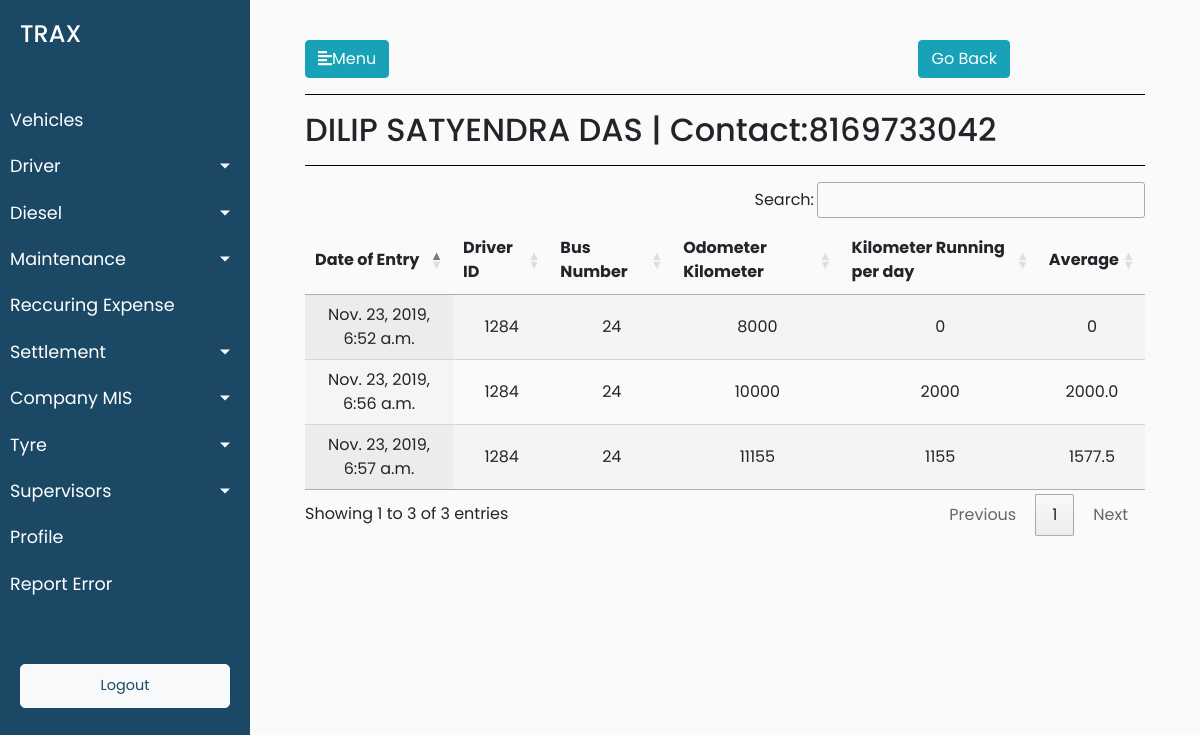
Page /driver/drivers_details/63 on the committed database.
### trax_vehicle_manager_data/models.py (models this page shows, shortened)
class Drivers(models.Model):
        driver_reference_no = models.IntegerField()
        driver_driver_name = models.CharField(max_length=264,default="")
        driver_vehicle_short_number = models.CharField(max_length=12,blank=True)
        driver_vehicle_number = models.CharField(max_length=12,blank=True)
        driver_vehicle_type = models.CharField(max_length=264,blank=True)
        vehicle_type_of_module = models.CharField(max_length=264,blank=True)
        driver_joining_date = models.DateTimeField(default=timezone.now)
        driver_license_number = models.CharField(max_length=264,blank=True)
        driver_aadhar_number = models.CharField(max_length=264,blank=True,default="")
        driver_contact_number = models.CharField(max_length=264,blank=True,default="")
        driver_pan_number = models.CharField(max_length=264,blank=True,default="")
        driver_address_proof = models.CharField(max_length=264,blank=True,default="")
        driver_photoid_proof = models.CharField(max_length=264,blank=True,default="")
        driver_driver_bank_name = models.CharField(max_length=264,default="")
        driver_bank_name = models.CharField(max_length=264,blank=True,default="")
        driver_bank_account_number = models.CharField(max_length=264,blank=True)
        driver_ban_ifsc_code = models.CharField(max_length=264,blank=True,default="")
        driver_bank_branch = models.CharField(max_length=264,blank=True,default="")
        driver_alternate_contact_number=models.CharField(max_length=264,blank=True,default="")
        driver_license_residence_address=models.CharField(max_length=264,blank=True,default="")
        driver_aadhar_card_residence_address=models.CharField(max_length=264,blank=True,default="")
        driver_years_of_experience = models.CharField(max_length=264,blank=True,default="")
        driver_last_employer_name = models.CharField(max_length=264,blank=True,default="")
        driver_years_with_kruze_or_aaron = models.CharField(max_length=264,blank=True,default="")
        def __str__(self):
                return str(self.driver_reference_no)

class Drivers_Odometer_Data(models.Model):
        drivers_odometer_data_date_of_entry = models.DateTimeField(default=timezone.now)
        drivers_odometer_data_driver_id = models.ForeignKey(Drivers, on_delete = models.CASCADE)
        drivers_odometer_data_mobile_number = models.CharField(max_length=12,blank=True)
        drivers_odometer_data_vehicle_number = models.ForeignKey(Vehicles, on_delete = models.CASCADE,blank=True, null=True)
        drivers_odometer_data_odometer_kilometer = models.CharField(max_length=12,blank=True)
        drivers_odometer_data_cleaner_id = models.ForeignKey(Cleaners, on_delete = models.CASCADE,blank=True, null=True)
        class Meta:
                verbose_name_plural = "Drivers Odometer List"
                verbose_name = "Driver's Odometer"

class Vehicles(models.Model):
        vehicle_ownership_choices = (('ATPL','ATPL'),('AT','AT'),('CT','CT'))
        vehicle_ownership_name = models.CharField(choices=vehicle_ownership_choices,max_length=900,default="AT")
        vehicle_id = models.CharField(max_length=900,blank=True)
        vehicle_number = models.CharField(max_length=900,blank=True)
        vehicle_card_number = models.CharField(max_length=900,blank=True)
        vehicle_seating_capacity = models.CharField(max_length=900,blank=True)
        minimum_average = models.CharField(max_length=900,blank=True)
        incremental_average = models.CharField(max_length=900,blank=True)
        vehicle_current_status = models.CharField(max_length=900,blank=True)
        vehicle_buying_date = models.DateTimeField(blank=True)
        vehicle_type = models.CharField(max_length=900,blank=True)
        vehicle_ownership = models.CharField(max_length=900,blank=True)
        vehicle_ownership_details = models.CharField(max_length=900,blank=True)
        vehicle_manufacturer = models.CharField(max_length=900,blank=True)
        vehicle_registered_number = models.CharField(max_length=900,blank=True)
        driver_id = models.ForeignKey(Drivers, on_delete = models.CASCADE)
        cleaner_id = models.ForeignKey(Cleaners, on_delete = models.CASCADE)
        def __str__(self):
            return str(self.pk)
        class Meta:
                verbose_name_plural = "Vehicles Master List"
                verbose_name = "Vehicle"

### trax_vehicle_manager_data/views.py (the view)
# urls.py: path('driver/drivers_details/<int:pk>',views.drivers_details,name='drivers_details'),
def drivers_details(request,pk):
    driver_odometer_filered_based_on_driver_pk = Drivers_Odometer_Data.objects.filter(drivers_odometer_data_driver_id=Drivers.objects.get(pk=pk)).all()
    objects_odometer_list = []
    for driver_odometer_filered_based_on_driver_pk_single in driver_odometer_filered_based_on_driver_pk:
        objects_odometer_list.append(int(driver_odometer_filered_based_on_driver_pk_single.drivers_odometer_data_odometer_kilometer))
    objects_km_per_day = []
    for i in range(1,len(objects_odometer_list)):
        x = objects_odometer_list[i] - objects_odometer_list[i-1]
        objects_km_per_day.append(x)
    odometer_total = 0
    objects_average_list = []
    for j in range(0,len(objects_km_per_day)):
        odometer_total = (odometer_total+objects_km_per_day[j])
        average_total = odometer_total/(j+1)
        objects_average_list.append(average_total)
    objects_km_per_day.insert(0,0)
    objects_average_list.insert(0,0)
    driver_odometer_km_average_dict = {}
    counter = 0
    driver_odometer_filered_based_on_driver_pk_in_desc = Drivers_Odometer_Data.objects.filter(drivers_odometer_data_driver_id=Drivers.objects.get(pk=pk)).all().order_by('-pk')
    for driver_odometer_filered_based_on_driver_pk_desc in driver_odometer_filered_based_on_driver_pk_in_desc:
        counter = counter + 1
        driver_odometer_km_average_dict[driver_odometer_filered_based_on_driver_pk_desc]=[objects_km_per_day[len(objects_km_per_day)-counter],objects_average_list[len(objects_average_list)-counter]]
    driver_name = Drivers.objects.get(pk=pk).driver_driver_name
    driver_contact = Drivers.objects.get(pk=pk).driver_contact_number
    data = {'driver_odometer_filered_based_on_driver_pk':driver_odometer_filered_based_on_driver_pk,'driver_odometer_km_average_dict':driver_odometer_km_average_dict,'driver_name':driver_name,'driver_contact':driver_contact}
    return render(request,'trax_vehicle_manager_data/driver_detail.html',data)

### trax_vehicle_manager_data/templates/trax_vehicle_manager_data/driver_detail.html (shortened to what this page needs)
{% extends 'trax_vehicle_manager_data/base.html' %}
{% load static %}
{% block stylesheets %}
<link rel="stylesheet" href="//cdn.datatables.net/1.10.19/css/jquery.dataTables.min.css">
{% endblock stylesheets %}
{% block content %}
        <button type="button" class="btn btn-info" style="float:right;margin-right:135px;"> <a href="{% url 'trax_vehicle_manager_data:drivers_usage' %}">
										Go Back
									</a></button>
                <hr style="background-color: black">
                <h2>{{driver_name}} | Contact:{{driver_contact}}</h2>
               <hr style="background-color: black">
                <div>
                {% if driver_odometer_filered_based_on_driver_pk %}
                    <table id="test_table" class="display" style="width:100%;text-align: center">
                        <thead>
                            <tr>
                                <th>Date of Entry</th>
                                <th>Driver ID</th>
                                <th>Bus Number</th>
                                <th>Odometer Kilometer</th>
                                <th>Kilometer Running per day</th>
                                <th>Average</th>
                            </tr>
                        </thead>
                        <tbody>
                            {% for key,value in driver_odometer_km_average_dict.items %}
                            <tr>
                                <td>{{key.drivers_odometer_data_date_of_entry}}</td>
                                <td>{{key.drivers_odometer_data_driver_id}}</td>
                                <td>{{key.drivers_odometer_data_vehicle_number}}</td>
                                <td>{{key.drivers_odometer_data_odometer_kilometer}}</td>
                                <td>{{value.0}}</td>
                                <td>{{value.1}}</td>
                            </tr>
                            {% endfor %}
                        </tbody>
                    </table>
                    {% else %}
                    <p class="no-leads text-primary">No data added yet.</p>
                    {% endif %}
                </div>
            </div>
        </div>
    </div>
{% endblock %}

### trax_vehicle_manager_data/static/trax_vehicle_manager_data/style.css (style rules this page uses)
body { font-family: 'Poppins', sans-serif; background: #fafafa; }
a, a:hover, a:focus { color: inherit; text-decoration: none; transition: all 0.3s; }
#test_table { text-align: center; }

### rows in the picture
Drivers: driver_driver_name "DILIP SATYENDRA DAS", driver_contact_number "8169733042"
Drivers_Odometer_Data: drivers_odometer_data_date_of_entry "Nov. 23, 2019, 6:57 a.m.", drivers_odometer_data_driver_id "1284", drivers_odometer_data_vehicle_number "24", drivers_odometer_data_odometer_kilometer "11155", value "1155", value "1577.5"
Drivers_Odometer_Data: drivers_odometer_data_date_of_entry "Nov. 23, 2019, 6:56 a.m.", drivers_odometer_data_driver_id "1284", drivers_odometer_data_vehicle_number "24", drivers_odometer_data_odometer_kilometer "10000", value "2000", value "2000.0"
Drivers_Odometer_Data: drivers_odometer_data_date_of_entry "Nov. 23, 2019, 6:52 a.m.", drivers_odometer_data_driver_id "1284", drivers_odometer_data_vehicle_number "24", drivers_odometer_data_odometer_kilometer "8000", value "0"
